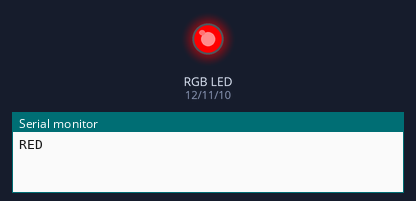
The sketch below on a simulated Arduino Uno, built with avr-gcc and run on an emulated ATmega328P. On the bench: an RGB LED mixed from three pins (HIGH = lit), the last lines printed to the serial monitor.

Above: at 0.1 s.
At 3.1 s:
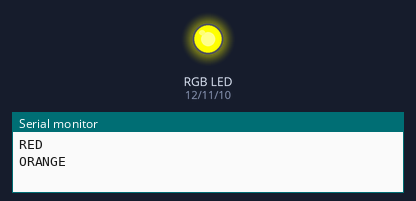
At 9.1 s:
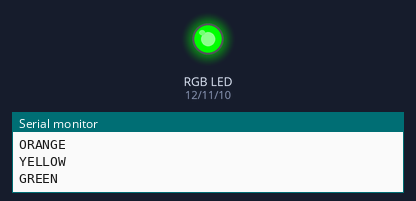
At 12.1 s:
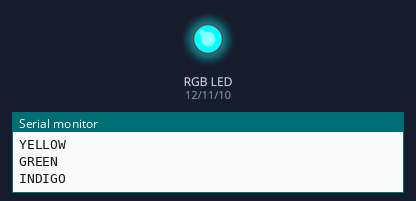
At 18.1 s:
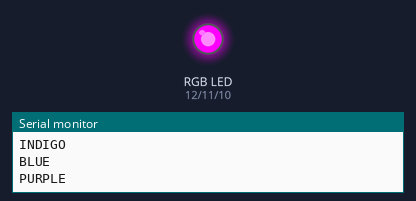
At 36.1 s:
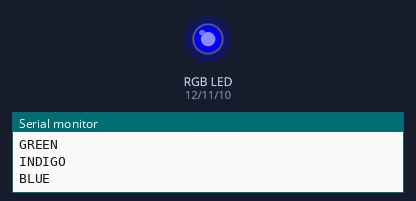
Timing chart, 0 to 40.0 s (numbered marks = the images above):
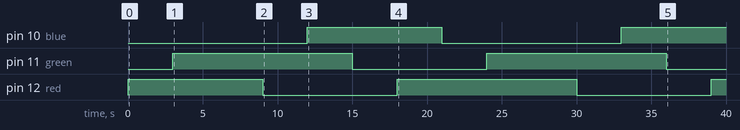

Measured:
- by itself, pin 10 (blue): LOW → HIGH at 12.0 s, → LOW 9.0 s later, → HIGH 12.0 s later
- by itself, pin 11 (green): alternates HIGH for 12.0 s and LOW for 9.0 s
- by itself, pin 12 (red): goes HIGH 9.0 s, LOW 9.0 s, HIGH 12.0 s, LOW 9.0 s, then HIGH

The sketch:

RGB_led.ino
```cpp
int red = 12;
int green = 11;
int blue = 10;

void Red(int r,int g,int b)// красный цвет
{
  digitalWrite (r,HIGH);
  digitalWrite (b,LOW);
  digitalWrite (g,LOW);
  Serial.println("RED");
}

void Green(int r,int g,int b)// зеленый цвет
{
  digitalWrite (g,HIGH);
  digitalWrite (r,LOW);
  digitalWrite (b,LOW);
  Serial.println("GREEN");
}
void Blue(int r,int g,int b)// синий цвет
{
  digitalWrite (b,HIGH);
  digitalWrite (g,LOW);
  digitalWrite (r,LOW);
  Serial.println("BLUE");
}

void Yellow(int r,int g,int b) // желтый цвет
{
  digitalWrite (r,HIGH);
  digitalWrite (g,HIGH);
  digitalWrite (b,LOW);
  Serial.println("YELLOW");

}

void Purpule (int r,int g,int b) // фиолетовый цвет
{
  digitalWrite (b,HIGH);
  digitalWrite (r,HIGH);
  digitalWrite (g,LOW);
  Serial.println("PURPLE");
}

void Indigo(int r,int g,int b) // голубой цвет
{
  digitalWrite (b,HIGH);
  digitalWrite (g,HIGH);
  digitalWrite (r,LOW);
  Serial.println("INDIGO");
}

void Orange(int r,int g,int b)
{
  digitalWrite (b,LOW);
  digitalWrite (g,HIGH);
  digitalWrite (r,HIGH);
  Serial.println("ORANGE");
}

void White(int r,int g,int b)// белый цвет
{
  digitalWrite (r,HIGH);
  digitalWrite (g,HIGH);
  digitalWrite (b,HIGH);
  Serial.println("WHITE");
}

void Clear(int r,int g,int b)
{
  digitalWrite (r,LOW);
  digitalWrite (g,LOW);
  digitalWrite (b,LOW);
  Serial.println("CLEAR");
}

void setup() {
  Serial.begin(9600);

  pinMode(red,OUTPUT);
  pinMode(green,OUTPUT);
  pinMode(blue,OUTPUT);

}

void loop() {

  Red(red,green,blue);
  delay(3000);
  Orange(red,green,blue);
  delay(3000);
  Yellow(red,green,blue);
  delay(3000);
  Green(red,green,blue);
  delay(3000);
  Indigo(red,green,blue);
  delay(3000);
  Blue(red,green,blue);
  delay(3000);
  Purpule(red,green,blue);
  delay(3000);

}
```
